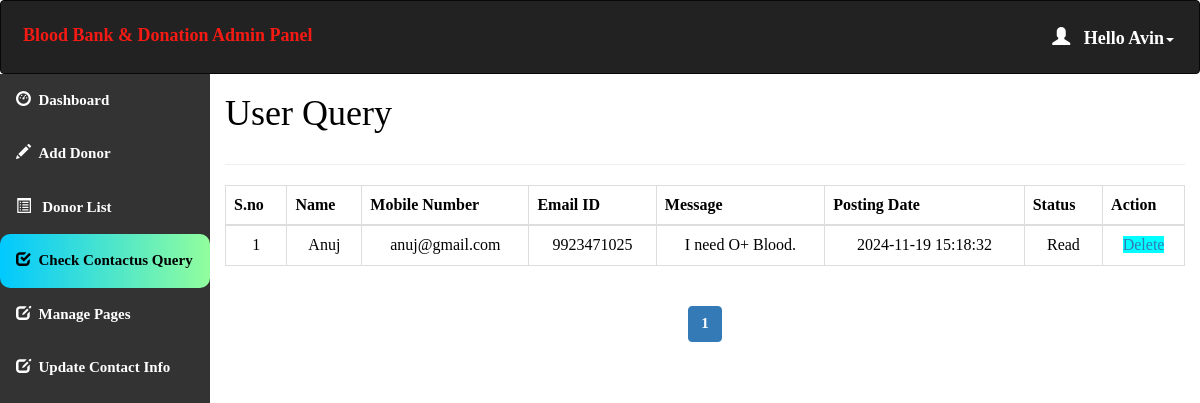
Page /admin/query.php (signed in) on the committed database.
### tables this page shows
create table contact_query(
query_id int auto_increment Not Null,
query_name varchar(100) NOT NULL,
query_mail varchar(120) NOT NULL,
query_number char(11) NOT NULL,
query_message longtext NOT NULL,
query_date timestamp NOT NULL DEFAULT CURRENT_TIMESTAMP,
query_status int(11) DEFAULT NULL,
Primary key(query_id)
);

### admin/query.php (the view, shortened to what this page needs)
<html>
<head>
  <link rel="stylesheet" href="https://maxcdn.bootstrapcdn.com/bootstrap/3.4.1/css/bootstrap.min.css">
</head>
<?php
include 'conn.php';
if (isset($_SESSION['loggedin']) && $_SESSION['loggedin'] == true) {
?>
<body style="color:black">
<div id="header">
  <?php include 'header.php'; ?>
</div>
<div id="sidebar">
  <?php $active = "query"; include 'sidebar.php'; ?>
</div>
<div id="content">
  <div class="content-wrapper">
    <div class="container-fluid">
      <div class="row">
        <div class="col-md-12 lg-12 sm-12">
          <h1 class="page-title">User Query</h1>
        </div>
      </div>
      <hr>
      <?php
        $limit = 10;
        if (isset($_GET['page'])) {
          $page = $_GET['page'];
        } else {
          $page = 1;
        }
        $offset = ($page - 1) * $limit;
        $count = $offset + 1;
        $sql = "SELECT * FROM contact_query LIMIT {$offset}, {$limit}";
        $result = mysqli_query($conn, $sql);
        if (mysqli_num_rows($result) > 0) {
      ?>
      <div class="table-responsive">
        <table class="table table-bordered" style="text-align:center">
          <thead>
            <tr>
              <th>S.no</th>
              <th>Name</th>
              <th>Mobile Number</th>
              <th>Email ID</th>
              <th>Message</th>
              <th>Posting Date</th>
              <th>Status</th>
              <th>Action</th>
            </tr>
          </thead>
          <tbody>
            <?php while($row = mysqli_fetch_assoc($result)) { ?>
            <tr>
              <td><?php echo $count++; ?></td>
              <td><?php echo $row['query_name']; ?></td>
              <td><?php echo $row['query_mail']; ?></td>
              <td><?php echo $row['query_number']; ?></td>
              <td><?php echo $row['query_message']; ?></td>
              <td><?php echo $row['query_date']; ?></td>
              <td>
                <?php if ($row['query_status'] == 1) { ?>
                <span>Read</span>
                <?php } else { ?>
                <a href="query.php?mark_read=<?php echo $row['query_id']; ?>">Pending</a>
                <?php } ?>
              </td>
              <td>
                <a style="background-color:aqua" href='delete_query.php?id=<?php echo $row['query_id']; ?>'>Delete</a>
              </td>
            </tr>
            <?php } ?>
          </tbody>
        </table>
      </div>
      <?php } else { ?>
      <div class="alert alert-danger">No queries found.</div>
      <?php } ?>
      <div class="table-responsive" style="text-align:center; align:center">
        <?php
          $sql1 = "SELECT * FROM contact_query";
          $result1 = mysqli_query($conn, $sql1);
          if (mysqli_num_rows($result1) > 0) {
            $total_records = mysqli_num_rows($result1);
            $total_page = ceil($total_records / $limit);
            echo '<ul class="pagination admin-pagination">';
            for ($i = 1; $i <= $total_page; $i++) {
              $active = ($i == $page) ? 'active' : '';
              echo '<li class="'.$active.'"><a href="query.php?page='.$i.'">'.$i.'</a></li>';
            }
            echo '</ul>';
          }
        ?>
      </div>
    </div>
  </div>
</div>
<?php } ?>
</body>
</html>

### admin/header.php (shortened to what this page needs)
<!DOCTYPE html>
<html>
<head>
  <link rel="stylesheet" href="https://maxcdn.bootstrapcdn.com/bootstrap/3.4.1/css/bootstrap.min.css">
</head>
<body>
<nav class="navbar navbar-inverse">
  <div class="container-fluid">
    <div class="navbar-header">
      <a class="navbar-brand" id="qq" href="dashboard.php" style="color:#F51A14;">Blood Bank & Donation Admin Panel</a>
    </div>
    <ul class="nav navbar-nav navbar-right">
      <li class="dropdown"><a class="dropdown-toggle" id="qw" data-toggle="dropdown" href="#" style="font-weight:bold;color:white "> <span class="glyphicon glyphicon-user"></span>&nbsp&nbsp
        <?php
        include 'conn.php';
        $username=$_SESSION['username'];
        $sql="select * from admin_info where admin_username='$username'";
        $result=mysqli_query($conn,$sql) or die("query failed.");
        $row=mysqli_fetch_assoc($result);
        echo "Hello ".$row['admin_name'];
       ?><span class="caret"></span></a>
    </li>
    </ul>
  </div>
</nav>
</body></html>

### admin/query.php (style rules this page uses)
#sidebar { position: relative; margin-top: -20px; }
#content { position: relative; margin-left: 210px; }

### admin/header.php (style rules this page uses)
.navbar { background-color: #333333 ; padding: 10px 10px; color:#FF0404 ; }
.navbar a { float: left; color: white; text-align: center; padding: 12px; text-decoration: none; font-size: 18px; line-height: 25px; }
.navbar-brand { font-size: 25px; font-weight: bold; }
.navbar a { float: none; display: block; text-align: left; }
.navbar-right { float: none; }

### admin/sidebar.php (style rules this page uses)
body { margin: 0; font-family: 'Averia Gruesa Libre';font-size: 15px; color:#F8F9F9; }

### rows in the picture
contact_query: query_name "Anuj", query_mail "anuj@gmail.com", query_number "9923471025", query_message "I need O+ Blood.", query_date "2024-11-19 15:18:32", query_status "Read"

### other values in the picture
$row['admin_name'] "Avin"
